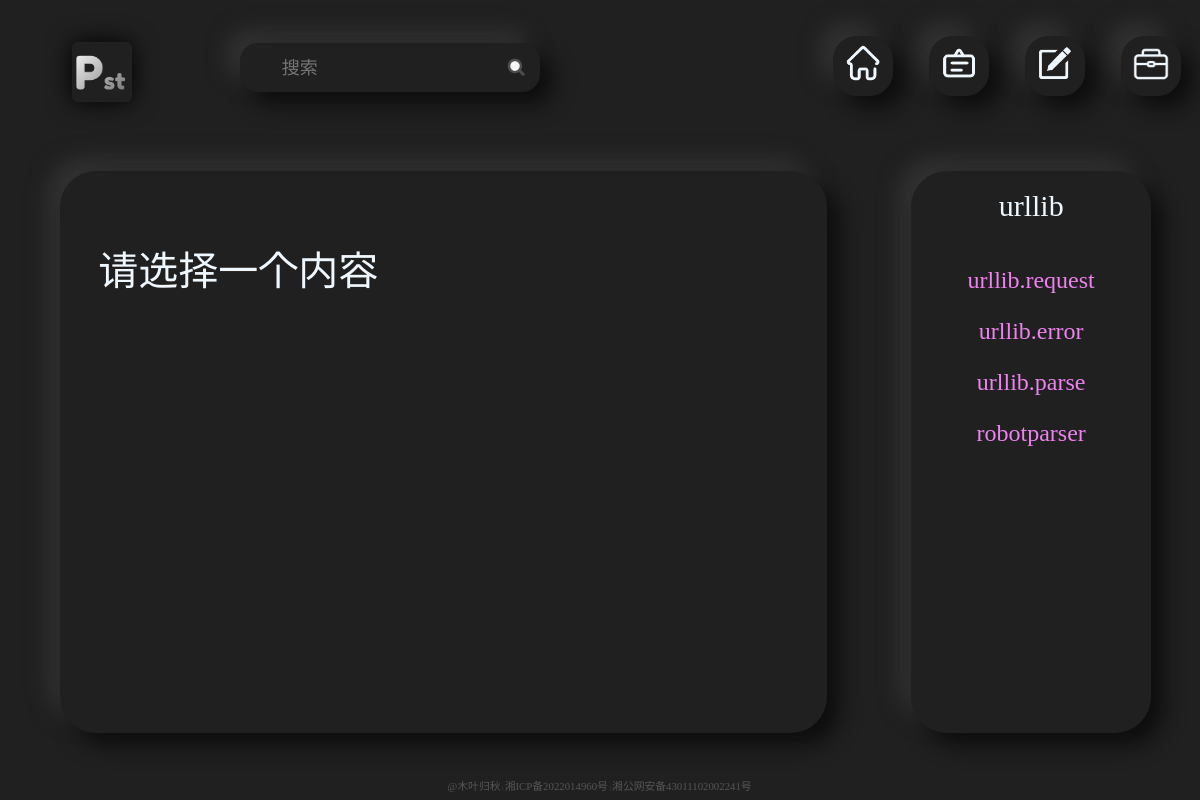
Page /app_3/?id=2 on the committed database.
### app_3/models.py (models this page shows, shortened)
class Mode(models.Model):
    id = models.IntegerField(primary_key=True)
    mode = models.CharField(max_length=30)
    brief = models.CharField(max_length=60)
    way = models.TextField()
    class Meta:
        verbose_name = '模块'
        verbose_name_plural = '模块'

class Title(models.Model):
    mode = models.ForeignKey(Mode, on_delete=models.CASCADE)
    title = models.CharField(max_length=20)
    class Meta:
        verbose_name = '标题'
        verbose_name_plural = '标题'

### app_3/views.py (the view)
# urls.py: path('app_3/', include('app_3.urls')),
def app_3(request):
    id = request.GET.get('id')
    way = request.GET.get('way')
    if id:
        mode = Mode.objects.filter(id=id)[0]
        titels = Title.objects.filter(mode__id=id)
        title = request.GET.get('title')
        if title:
            contents = Content.objects.filter(title__title=title)
        else:
            pass
    elif way:
        the_way = Mode.objects.filter(id=way)[0].way
    else:
        modes = Mode.objects.all()
    return render(request, 'app_3.html', locals())

### templates/app_3.html (shortened to what this page needs)
{% extends "base.html" %}
{% block static %}
    {% load static %}
    <link rel="stylesheet" href="{% static 'app_3/app_3.css' %}">
{% endblock %}
{% block body %}
    <div class="app_3_warp">
        {% if modes %}
            <div class="app_3_title">
                <h2>爬虫模块</h2>
            </div>
            <div class="mode_warp">
                <div class="mode_contain">
                    {% for mode in modes %}
                        <input type="radio" name="mode" id="{{ forloop.counter0 }}" {% if forloop.first %}checked{% endif %}>
                        <div class="mode">
                            <div class="app_3_msg">
                                <p>{{ mode.mode }}</p>
                                <p>{{ mode.brief }}</p>
                            </div>
                            <a href="{% url 'app_3' %}?id={{ mode.id }}" target="_blank" class="mode_a_l">详细信息</a>
                            <a href="{% url 'app_3' %}?way={{ mode.id }}" target="_blank" class="mode_a_r">使用模板</a>
                        </div>
                    {% endfor %}
                </div>
                <div class="app_3_select">
                    {% for mode in modes %}
                        <label for="{{ forloop.counter0 }}"></label>
                    {% endfor %}
                </div>
            </div>
            <div class="app_3_tool app_3_other">
                <h2>爬虫工具</h2>
                <p>Charles，fiddler，burpsuite，Packet Capture等工具，能够进行数据抓包，篡改等功能，用于辅助爬虫进行数据爬取。</p>
                <a href="{% url 'app_3_tool' %}" target="_blank">了解详情</a>
            </div>
            <div class="app_3_api app_3_other">
                <h2>爬虫API</h2>
                <p>为爬虫提供各种信息或功能。信息类API提供天气，航班等内容，简化基础信息获取流程。功能类API提供翻译，验证码识别等服务。</p>
                <a href="{% url 'app_3_api' %}" target="_blank">了解详情</a>
            </div>
        {% elif the_way %}
            <div id="the_way">
                <pre>{{ the_way }}</pre>
            </div>
        {% else %}
            <div class="app_3_content_warp">
                <div class="app_3_content_left">
                    <div class="app_3_content_left_warp">
                        {% if contents %}
                            {% for c in contents %}
                                <div class="app_3_content">
                                    <div class="app_3_content_1">
                                        <p>{{ c.name }}</p>
                                        <p>{{ c.content }}</p>
                                    </div>
                                    <div class="app_3_content_2">
                                        <p>{{ c.way }}</p>
                                    </div>
                                </div>
                            {% endfor %}
                        {% else %}
                            <p style="color: aliceblue;font-size: 40px">请选择一个内容</p>
                        {% endif %}
                    </div>
                </div>
                <div class="app_3_content_right">
                    <p>{{ mode.mode }}</p>
                    <div class="app_3_title_select">
                        {% for t in titels %}
                            <p><a href="{% url 'app_3' %}?id={{ mode.id }}&title={{ t.title }}">{{ t.title }}</a></p>
                        {% endfor %}
                    </div>
                </div>
            </div>
        {% endif %}
    </div>
{% endblock %}

### publicStatic/base.css (style rules this page uses)
html { font-size: 10px; font-family: 微软雅黑; }
body { background-color: #202020; padding: 0; margin: 0; }

### publicStatic/app_3/app_3.css (style rules this page uses)
.app_3_warp { width: 100%; height: 80%; top: 15%; left: 0; position: absolute; }
.app_3_content_left { width: 64%; height: 88%; left: 5%; top: 8%; position: absolute; border-radius: 6rem; box-shadow: 2rem 2rem 3.5rem #0d0d0d, -2rem -2rem 3.5rem #333333; }
.app_3_content_left_warp { width: 90%; height: 90%; left: 5%; top: 5%; position: absolute; overflow-y: scroll; }
.app_3_content_right { width: 20%; height: 88%; background-color: #202020; right: 4%; top: 8%; position: absolute; border-radius: 6rem; box-shadow: 2rem 2rem 3.5rem #0d0d0d, -2rem -2rem 3.5rem #333333; }
.app_3_content_right p { top: -2rem; font-size: 5rem; position: relative; text-align: center; color: aliceblue; }
.app_3_title_select { height: 75%; width: 80%; left: 10%; bottom: 10%; position: absolute; overflow-y: scroll; }
.app_3_title_select p { text-align: center; font-size: 4rem; }
.app_3_title_select a { text-decoration: none; color: violet; }

### rows in the picture
Mode: mode "urllib"
Title: title "urllib.request"
Title: title "urllib.error"
Title: title "urllib.parse"
Title: title "robotparser"
